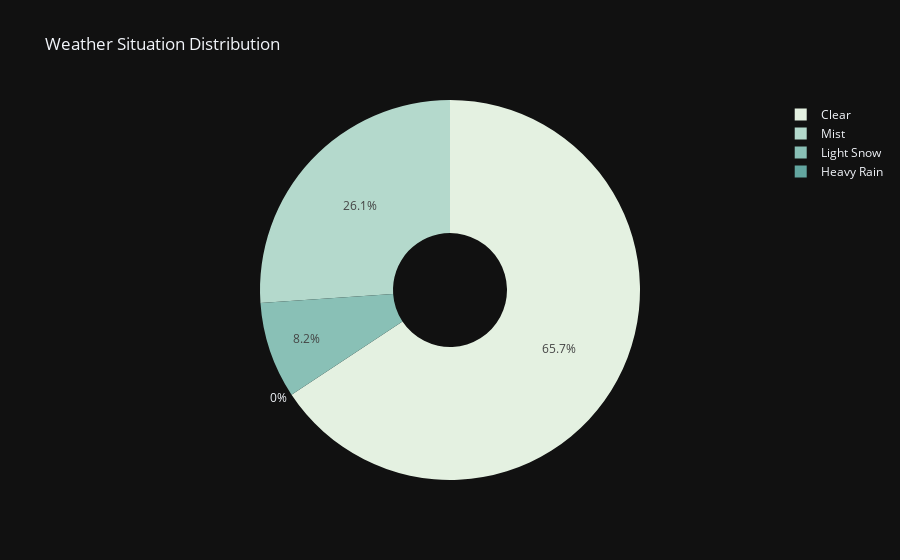

Source (notebook cell):
### Code cell
px.pie(df_weathersit ,names='weathersit',values='percentage',title='Weather Situation Distribution'
        ,hole=0.3,color_discrete_sequence=px.colors.sequential.Mint,labels={'weathersit':'Weather Situation'},template='plotly_dark')

### Figure 1 — Plotly figure (JSON) as saved in the notebook; plotly's stock layout.template omitted (floating-point values rounded to 4 significant figures)
{"data": [{"domain": {"x": [0, 1], "y": [0, 1]}, "hole": 0.3, "hovertemplate": "Weather Situation=%{label}<br>percentage=%{value}<extra></extra>", "labels": ["Clear", "Mist", "Light Snow", "Heavy Rain"], "legendgroup": "", "name": "", "showlegend": true, "type": "pie", "values": [0.657, 0.261, 0.082, 0]}], "layout": {"legend": {"tracegroupgap": 0}, "piecolorway": ["rgb(228, 241, 225)", "rgb(180, 217, 204)", "rgb(137, 192, 182)", "rgb(99, 166, 160)", "rgb(68, 140, 138)", "rgb(40, 114, 116)", "rgb(13, 88, 95)"], "title": {"text": "Weather Situation Distribution"}}}
